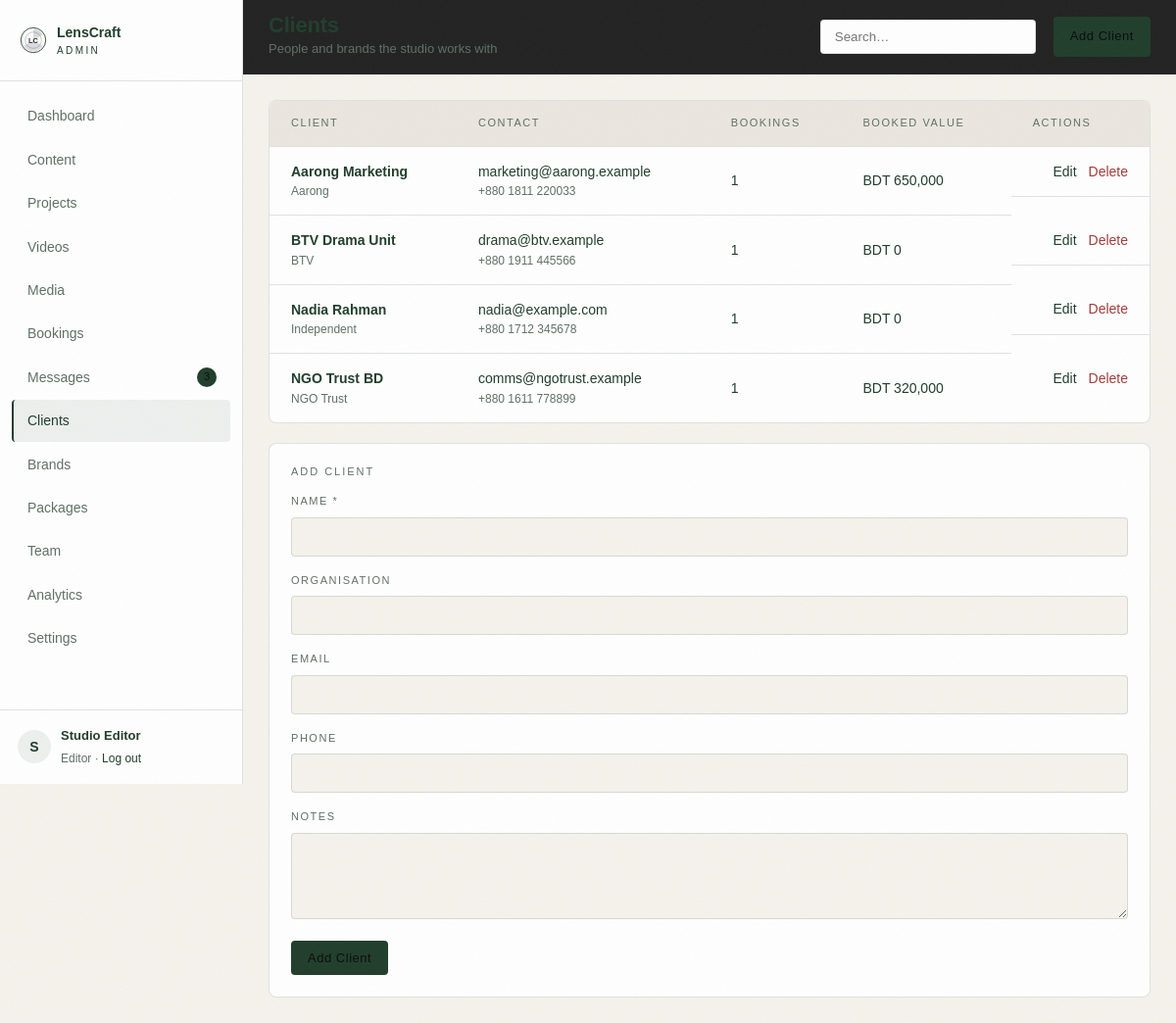
Screenshot of /admin/clients (signed in) with the database file from the repository.
### tables this page shows
CREATE TABLE IF NOT EXISTS users (
  id            INT UNSIGNED NOT NULL AUTO_INCREMENT,
  name          VARCHAR(120) NOT NULL,
  email         VARCHAR(160) NOT NULL,
  password_hash VARCHAR(255) NOT NULL,
  role          ENUM('owner','editor') NOT NULL DEFAULT 'editor',
  phone         VARCHAR(40)  NULL,
  last_login_at DATETIME     NULL,
  created_at    DATETIME     NOT NULL DEFAULT CURRENT_TIMESTAMP,
  PRIMARY KEY (id),
  UNIQUE KEY uniq_users_email (email)
);

CREATE TABLE IF NOT EXISTS clients (
  id           INT UNSIGNED NOT NULL AUTO_INCREMENT,
  name         VARCHAR(160) NOT NULL,
  organisation VARCHAR(160) NULL,
  email        VARCHAR(160) NULL,
  phone        VARCHAR(40)  NULL,
  notes        TEXT         NULL,
  created_at   DATETIME NOT NULL DEFAULT CURRENT_TIMESTAMP,
  PRIMARY KEY (id),
  KEY idx_client_name (name)
);

### app/Controllers/Controller.php (called while the page is built, shortened)
<?php
abstract class Controller
{
    protected function admin(string $template, array $data = []): void
    {
        $data['user'] = Auth::user();
        $data['settings'] = Settings::all();
        render($template, $data, 'admin');
    }
}

### app/Controllers/Admin/ClientController.php (called while the page is built, shortened)
<?php
class ClientController extends Controller
{
    public function index(): void
    {
        $search = (string) request('q', '');
        $editId = (int) request('edit', 0);
        $this->admin('admin.clients.index', [
            'pageTitle'    => 'Clients',
            'pageSubtitle' => 'People and brands the studio works with',
            'actionLabel'  => 'Add Client',
            'actionUrl'    => '#client-form',
            'activeNav'    => 'clients',
            'clients'      => Client::all($search),
            'editing'      => $editId > 0 ? Client::find($editId) : null,
            'bookings'     => Booking::filtered(),
            'search'       => $search,
        ]);
    }
}

### public/index.php (called while the page is built, shortened)
<?php
require __DIR__ . '/../app/bootstrap.php';
$router = new Router();
$path = parse_url($_SERVER['REQUEST_URI'] ?? '/', PHP_URL_PATH) ?: '/';
try {
    $router->dispatch($_SERVER['REQUEST_METHOD'] ?? 'GET', $path);
} catch (Throwable $e) {
    if (config('app_debug')) {
        http_response_code(500);
        echo '<pre style="background:#0B0B0B;color:#F5F5F5;padding:24px;font:13px/1.6 monospace">';
        echo e($e->getMessage()) . "\n\n" . e($e->getTraceAsString());
        echo '</pre>';
        exit;
    }
    error_log($e->getMessage());
    http_response_code(500);
    echo view('site.500', [], 'site');
}

### app/config.php (called while the page is built)
<?php
return array_merge([
    'app_name'    => 'LensCraft Production',
    'app_env'     => 'local',
    'app_debug'   => true,
    'base_url'    => '',
    'db' => [
        'host'    => '127.0.0.1',
        'port'    => 3306,
        'name'    => 'lenscraft',
        'user'    => 'root',
        'pass'    => '',
        'charset' => 'utf8mb4',
    ],
    'uploads' => [
        'video_dir'   => __DIR__ . '/../public/uploads/videos',
        'image_dir'   => __DIR__ . '/../public/uploads/images',
        'thumb_dir'   => __DIR__ . '/../public/uploads/thumbs',
        'temp_dir'    => __DIR__ . '/../storage/temp',
        'max_video'   => 2 * 1024 * 1024 * 1024,
        'max_image'   => 12 * 1024 * 1024,
        'chunk_size'  => 4 * 1024 * 1024,
        'video_types' => ['video/mp4', 'video/quicktime', 'video/x-matroska', 'video/webm'],
        'image_types' => ['image/jpeg', 'image/png', 'image/webp', 'image/gif', 'image/svg+xml'],
        'doc_types'   => ['application/pdf', 'text/plain'],
    ],
    'session_name' => 'lenscraft_admin',
    'timezone'     => 'Asia/Dhaka',
], file_exists(__DIR__ . '/config.local.php') ? require __DIR__ . '/config.local.php' : []);

### app/Support/Database.php (called while the page is built, shortened)
<?php
class Database
{
    private static ?PDO $pdo = null;
    public static function pdo(): PDO
    {
        if (self::$pdo instanceof PDO) {
            return self::$pdo;
        }
        $cfg = config('db');
        $dsn = sprintf('mysql:host=%s;port=%d;dbname=%s;charset=%s', $cfg['host'], $cfg['port'], $cfg['name'], $cfg['charset']);
        try {
            self::$pdo = new PDO($dsn, $cfg['user'], $cfg['pass'], [
                PDO::ATTR_ERRMODE            => PDO::ERRMODE_EXCEPTION,
                PDO::ATTR_DEFAULT_FETCH_MODE => PDO::FETCH_ASSOC,
                PDO::ATTR_EMULATE_PREPARES   => false,
            ]);
        } catch (PDOException $e) {
            throw new RuntimeException(
                'Database connection failed. Start MySQL in XAMPP and import database/schema.sql. (' . $e->getMessage() . ')',
                0,
                $e
            );
        }
        return self::$pdo;
    }
    public static function run(string $sql, array $params = []): PDOStatement
    {
        $stmt = self::pdo()->prepare($sql);
        $stmt->execute($params);
        return $stmt;
    }
    public static function all(string $sql, array $params = []): array
    {
        return self::run($sql, $params)->fetchAll();
    }
    public static function first(string $sql, array $params = []): ?array
    {
        $row = self::run($sql, $params)->fetch();
        return $row === false ? null : $row;
    }
    public static function value(string $sql, array $params = [], mixed $default = null): mixed
    {
        $value = self::run($sql, $params)->fetchColumn();
        return $value === false ? $default : $value;
    }
}

### app/Models/Client.php (called while the page is built, shortened)
<?php
class Client
{
    public static function all(string $search = ''): array
    {
        $sql = 'SELECT c.*,
                       (SELECT COUNT(*) FROM bookings b WHERE b.client_id = c.id) AS booking_count,
                       (SELECT COALESCE(SUM(b.quote_total), 0) FROM bookings b WHERE b.client_id = c.id AND b.status IN ("confirmed","completed")) AS revenue
                FROM clients c WHERE 1 = 1';
        $params = [];
        $sql .= ' ORDER BY c.name ASC';
        return Database::all($sql, $params);
    }
}

### app/bootstrap.php (called while the page is built, shortened)
<?php
require __DIR__ . '/helpers.php';
spl_autoload_register(static function (string $class): void {
    $relative = str_replace('\\', DIRECTORY_SEPARATOR, substr($class, 4));
    $file = __DIR__ . DIRECTORY_SEPARATOR . $relative . '.php';
});

### app/Models/Message.php (called while the page is built, shortened)
<?php
class Message
{
    public static function unreadCount(): int
    {
        return (int) Database::value('SELECT COUNT(*) FROM messages WHERE status = "unread"', [], 0);
    }
}

### app/Support/Auth.php (called while the page is built, shortened)
<?php
class Auth
{
    public static function user(): ?array
    {
        static $cached = null;
        if ($cached === null) {
            $cached = Database::first('SELECT * FROM users WHERE id = ? LIMIT 1', [$_SESSION['user_id']]);
        }
        return $cached;
    }
}

### app/Views/admin/clients/index.php (the view, shortened to what this page needs)
<div class="cols cols--2-1">
    <article class="card card--flush">
        <table class="table table--wide">
            <thead>
            <tr><th>Client</th><th>Contact</th><th>Bookings</th><th>Booked value</th><th class="right">Actions</th></tr>
            </thead>
            <tbody>
            <?php foreach ($clients as $client): ?>
                <tr>
                    <td>
                        <strong><?= e($client['name']) ?></strong>
                        <small><?= e($client['organisation'] ?: '—') ?></small>
                    </td>
                    <td>
                        <?= e($client['email'] ?: '—') ?><br>
                        <small><?= e($client['phone'] ?: '') ?></small>
                    </td>
                    <td><?= (int) $client['booking_count'] ?></td>
                    <td><?= e(money((float) $client['revenue'])) ?></td>
                    <td class="right actions">
                        <a class="link" href="<?= url('/admin/clients') ?>?edit=<?= (int) $client['id'] ?>#client-form">Edit</a>
                        <form method="post" action="<?= url('/admin/clients/' . $client['id'] . '/delete') ?>" data-confirm="Remove this client?">
                            <button class="link link--danger" type="submit">Delete</button>
                        </form>
                    </td>
                </tr>
            <?php endforeach; ?>
            </tbody>
        </table>
    </article>
    <article class="card" id="client-form">
        <h2 class="card__label"><?= $editing ? 'EDIT CLIENT' : 'ADD CLIENT' ?></h2>
        <form method="post" action="<?= $editing ? url('/admin/clients/' . $editing['id']) : url('/admin/clients') ?>">
            <label class="field"><span>Name *</span><input type="text" name="name" value="<?= e((string) ($editing['name'] ?? '')) ?>" required></label>
            <label class="field"><span>Organisation</span><input type="text" name="organisation" value="<?= e((string) ($editing['organisation'] ?? '')) ?>"></label>
            <label class="field"><span>Email</span><input type="email" name="email" value="<?= e((string) ($editing['email'] ?? '')) ?>"></label>
            <label class="field"><span>Phone</span><input type="text" name="phone" value="<?= e((string) ($editing['phone'] ?? '')) ?>"></label>
            <label class="field"><span>Notes</span><textarea name="notes" rows="4"><?= e((string) ($editing['notes'] ?? '')) ?></textarea></label>
            <div class="btn-row">
                <button class="btn btn--primary btn--sm" type="submit"><?= $editing ? 'Save Client' : 'Add Client' ?></button>
            </div>
        </form>
    </article>
</div>

### app/Support/Router.php (shortened to what this page needs)
<?php
class Router
{
    private array $routes = ['GET' => [], 'POST' => []];
    private function add(string $method, string $path, callable|string $handler): void
    {
        $params = [];
        $pattern = preg_replace_callback('~\{(\w+)\}~', static function (array $m) use (&$params): string {
            $params[] = $m[1];
            return '([^/]+)';
        }, '/' . trim($path, '/'));
        $this->routes[$method][] = [
            'pattern' => '~^' . rtrim((string) $pattern, '/') . '/?$~',
            'handler' => $handler,
            'params'  => $params,
        ];
    }
    public function dispatch(string $method, string $path): void
    {
        $path = '/' . trim($path, '/');
        $method = $method === 'POST' ? 'POST' : 'GET';
        foreach ($this->routes[$method] as $route) {
            if (preg_match($route['pattern'], $path, $matches)) {
                array_shift($matches);
                $this->call($route['handler'], $matches);
                return;
            }
        }
    }
    private function call(callable|string $handler, array $args): void
    {
        if (is_string($handler)) {
            [$class, $method] = explode('@', $handler);
            $controller = new $class();
            $controller->{$method}(...$args);
            return;
        }
    }
}

### app/Views/layouts/admin.php (shortened to what this page needs)
<?php
$user = $user ?? [];
$activeNav = $activeNav ?? '';
$unread = Message::unreadCount();
$navItems = [
    ['key' => 'dashboard', 'label' => 'Dashboard', 'url' => url('/admin')],
    ['key' => 'content',   'label' => 'Content',   'url' => url('/admin/content')],
    ['key' => 'projects',  'label' => 'Projects',  'url' => url('/admin/projects')],
    ['key' => 'videos',    'label' => 'Videos',    'url' => url('/admin/videos')],
    ['key' => 'media',     'label' => 'Media',     'url' => url('/admin/media')],
    ['key' => 'bookings',  'label' => 'Bookings',  'url' => url('/admin/bookings')],
    ['key' => 'messages',  'label' => 'Messages',  'url' => url('/admin/messages'), 'badge' => $unread],
    ['key' => 'clients',   'label' => 'Clients',   'url' => url('/admin/clients')],
    ['key' => 'brands',    'label' => 'Brands',    'url' => url('/admin/brands')],
    ['key' => 'packages',  'label' => 'Packages',  'url' => url('/admin/packages')],
    ['key' => 'team',      'label' => 'Team',      'url' => url('/admin/team')],
    ['key' => 'analytics', 'label' => 'Analytics', 'url' => url('/admin/analytics')],
    ['key' => 'settings',  'label' => 'Settings',  'url' => url('/admin/settings')],
];
?>
<!doctype html>
<html lang="en">
<head>
    <link rel="stylesheet" href="<?= asset('css/site.css') ?>">
    <link rel="stylesheet" href="<?= asset('css/admin.css') ?>">
</head>
<body class="admin">
<aside class="sidebar" id="sidebar">
    <a class="sidebar__brand" href="<?= url('/admin') ?>">
        <img src="<?= asset('img/logo.svg') ?>" alt="" width="28" height="28">
        <span>LensCraft<small>ADMIN</small></span>
    </a>
    <nav class="sidebar__nav">
        <?php foreach ($navItems as $item): ?>
            <a href="<?= $item['url'] ?>" class="<?= $activeNav === $item['key'] ? 'is-active' : '' ?>">
                <?= e($item['label']) ?>
                <?php if (!empty($item['badge'])): ?><i class="dot"><?= (int) $item['badge'] ?></i><?php endif; ?>
            </a>
        <?php endforeach; ?>
    </nav>
    <div class="sidebar__user">
        <span class="avatar"><?= e(mb_substr($user['name'] ?? 'A', 0, 1)) ?></span>
        <div>
            <strong><?= e($user['name'] ?? 'Admin') ?></strong>
            <small><?= e(ucfirst($user['role'] ?? 'editor')) ?> · <a href="<?= url('/admin/logout') ?>">Log out</a></small>
        </div>
    </div>
</aside>
<div class="main">
    <header class="topbar">
        <div class="topbar__title">
            <h1><?= e($pageTitle ?? 'Dashboard') ?></h1>
            <p><?= e($pageSubtitle ?? '') ?></p>
        </div>
        <form class="topbar__search" method="get" action="<?= e(strtok($_SERVER['REQUEST_URI'] ?? url('/admin'), '?')) ?>">
            <input type="search" name="q" value="<?= e((string) request('q', '')) ?>" placeholder="Search…">
        </form>
        <?php if (!empty($actionLabel)): ?>
            <a class="btn btn--primary btn--sm" href="<?= e($actionUrl ?? '#') ?>"><?= e($actionLabel) ?></a>
        <?php endif; ?>
    </header>
    <div class="content">
        <?= $content ?>
    </div>
</div>
</body>
</html>

### public/assets/css/site.css (style rules this page uses)
:root { --bg: #F5F3ED; --surface: #FFFFFF; --surface-2: #EBE7DF; --border: rgba(31, 61, 43, 0.14); --text: #1F3D2B; --muted: #5F6F66; --accent: #1F3D2B; --accent-2: #301F3D; --accent-soft: rgba(31, 61, 43, 0.08); --danger: #A33B3B; --radius: 4px; --radius-lg: 8px; --maxw: 1200px; --nav-h: 76px; --font-display: 'Handel Gothic', 'Arial Narrow', 'Franklin Gothic Medium', sans-serif; --font-body: 'Handel Gothic', 'Arial Narrow', 'Franklin Gothic Medium', sans-serif; }
* { box-sizing: border-box; }
html { scroll-behavior: smooth; }
body { margin: 0; background: radial-gradient(90% 60% at 0% 0%, rgba(48, 31, 61, 0.06), transparent 55%), radial-gradient(70% 50% at 100% 10%, rgba(31, 61, 43, 0.07), transparent 50%), var(--bg); color: var(--text); font-family: var(--font-body); font-size: 16px; line-height: 1.7; font-weight: 400; -webkit-font-smoothing: antialiased; }
h1, h2, h3, h4 { font-family: var(--font-display); font-weight: 700; line-height: 1.1; letter-spacing: -0.02em; margin: 0 0 12px; }
h1 { font-size: clamp(40px, 7vw, 88px); }
h2 { font-size: clamp(28px, 4vw, 48px); }
p { margin: 0 0 16px; }
a { color: inherit; text-decoration: none; }
img { max-width: 100%; display: block; }
.btn { display: inline-flex; align-items: center; justify-content: center; gap: 8px; padding: 15px 30px; border-radius: var(--radius); border: 1px solid transparent; font-family: var(--font-body); font-size: 14px; font-weight: 500; letter-spacing: 0.04em; cursor: pointer; transition: transform 0.18s ease, background 0.18s ease, border-color 0.18s ease, color 0.18s ease; }
.btn--primary { background: var(--accent); color: #F5F3ED; }
.btn--sm { padding: 11px 20px; font-size: 13px; }
.field { display: block; margin-bottom: 18px; }
.field > span { display: block; font-size: 12px; letter-spacing: 0.1em; text-transform: uppercase; color: var(--muted); margin-bottom: 8px; }
.field input, .field select, .field textarea { width: 100%; background: var(--bg); border: 1px solid var(--border); border-radius: var(--radius); color: var(--text); font-family: var(--font-body); font-size: 15px; padding: 13px 14px; transition: border-color 0.18s ease; }
.field textarea { resize: vertical; }
body { counter-reset: sec; }
body::after { content: ''; position: fixed; inset: 0; z-index: 100; pointer-events: none; opacity: 0.05; }

### rows the page displays
users: name "S", name "Studio Editor", role "Editor"
clients: name "Aarong Marketing", organisation "Aarong", email "marketing@aarong.example", phone "+880 1811 220033", booking_count "1", revenue "BDT 650,000"
clients: name "BTV Drama Unit", organisation "BTV", email "drama@btv.example", phone "+880 1911 445566", booking_count "1", revenue "BDT 0"
clients: name "Nadia Rahman", organisation "Independent", email "nadia@example.com", phone "+880 1712 345678", booking_count "1", revenue "BDT 0"
clients: name "NGO Trust BD", organisation "NGO Trust", email "comms@ngotrust.example", phone "+880 1611 778899", booking_count "1", revenue "BDT 320,000"

### other values shown
$item['label'] "Dashboard"
$item['label'] "Content"
$item['label'] "Projects"
$item['label'] "Videos"
$item['label'] "Media"
$item['label'] "Bookings"
$item['label'] "Messages"
$item['badge'] "3"
$item['label'] "Clients"
$item['label'] "Brands"
$item['label'] "Packages"
$item['label'] "Team"
$item['label'] "Analytics"
$item['label'] "Settings"
